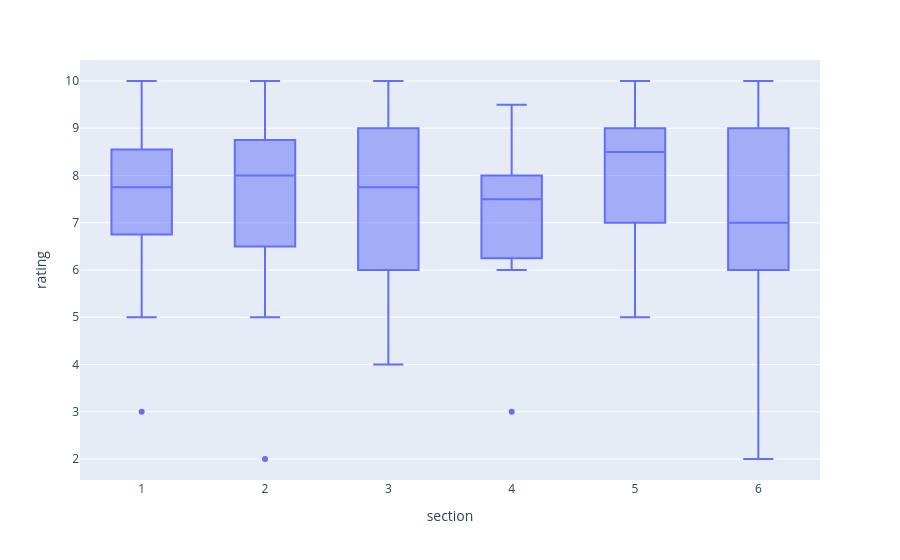

The code cell stored with this chart in its notebook:
### Code cell
fig = px.box(df,
             x="section",
             y="rating")
fig.show()

### Figure 1 — Plotly figure (JSON) as saved in the notebook; plotly's stock layout.template omitted (floating-point values rounded to 4 significant figures)
{"data": [{"alignmentgroup": "True", "hovertemplate": "section=%{x}<br>rating=%{y}<extra></extra>", "legendgroup": "", "marker": {"color": "#636efa"}, "name": "", "notched": false, "offsetgroup": "", "orientation": "v", "showlegend": false, "type": "box", "x": [1, 1, 1, 1, 1, 1, 1, 1, 1, 1, 1, 1, 1, 1, 1, 1, 1, 1, 1, 1, 2, 2, 2, 2, 2, 2, 2, 2, 2, 2, 2, 2, 2, 2, 2, 2, 2, 2, 2, 2, 3, 3, 3, 3, 3, 3, 3, 3, 3, 3, 3, 3, 3, 3, 3, 3, 3, 3, 3, 3, 4, 4, 4, 4, 4, 4, 4, 4, 4, 4, 4, 4, 4, 4, 4, 4, 4, 4, 4, 5, 5, 5, 5, 5, 5, 5, 5, 5, 5, 5, 5, 5, 5, 5, 5, 5, 5, 5, 5, 6, 6, 6, 6, 6, 6, 6, 6, 6, 6, 6, 6, 6, 6, 6, 6, 6, 6, 6], "x0": " ", "xaxis": "x", "y": [6, 8, 10, 7.9, 9, 8.5, 7, 7.8, 9, 5, 7, 6.5, 7.7, 8.6, 10, 5, 7, 7, 3, 8, 9, 8, 8, 2, 8.1, 8, 5, 6, 7, 6, 8.5, 8, 7, 9.5, 8.5, 10, 9, 9.1, 8, 6, 5, 10, 7, 4, 9, 8.5, 9, 6, 6, 8, 6, 6, 7.5, 8, 9, 10, 7, 10, 8.5, 7, 8, 7.5, 7.5, 7, 8, 9.5, 7.5, 3, 8, 9, 9, 6, 7.9, 6, 9, 6, 6, 7, 7.5, 10, 7, 6.5, 9, 6, 7, 9, 10, 9, 8.5, 8.5, 5, 7.5, 7, 8, 9, 10, 9, 8.5, 8, 6, 9, 2, 7, 9.5, 6, 7, 7, 6, 8.9, 9, 9, 10, 9, 8, 6, 7, 4, 3], "y0": " ", "yaxis": "y"}], "layout": {"boxmode": "group", "legend": {"tracegroupgap": 0}, "margin": {"t": 60}, "xaxis": {"anchor": "y", "domain": [0, 1], "title": {"text": "section"}}, "yaxis": {"anchor": "x", "domain": [0, 1], "title": {"text": "rating"}}}}
